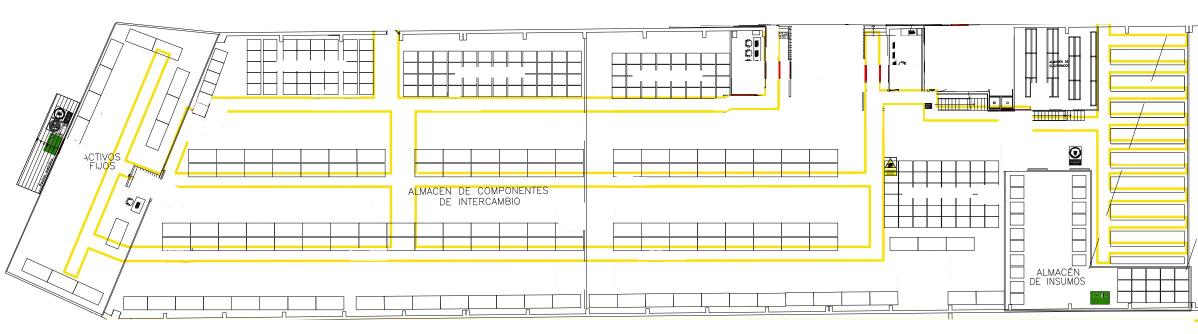
#> input picture tools/main.png, 2395 x 667 px, found by its file name (shown at 1/2 size)
$ python trace.py
#> lines starting #> are read from the running program, lines starting #| are printed output that depends on the picture; after the words box and inside, x2 and y2 are one past the last pixel; in counts of white or black regions, pixels touching at a corner belong together
"""Vectoriza el plano raster (tools/main.png) en polígonos para extruir en 3D.
Salida: public/plan.json con coordenadas en 'unidades de plano' (1568 px de ancho).
Uso: python -I tools/trace.py
"""
import json, math
import cv2, numpy as np

F = 1568 / 2410          # página PDF -> unidades de plano
Y0 = 466                 # la imagen principal empieza en y=466 de la página
img = cv2.imread('tools/main.png')
#> img is the input picture: shape (667, 2395, 3); mean B, G, R 231.3, 241.1, 242
h, w = img.shape[:2]
#> h = 667; w = 2395
hsv = cv2.cvtColor(img, cv2.COLOR_BGR2HSV)
#> hsv: shape (667, 2395, 3); mean H, S, V 14.1, 13.5, 242.4
g = cv2.cvtColor(img, cv2.COLOR_BGR2GRAY)
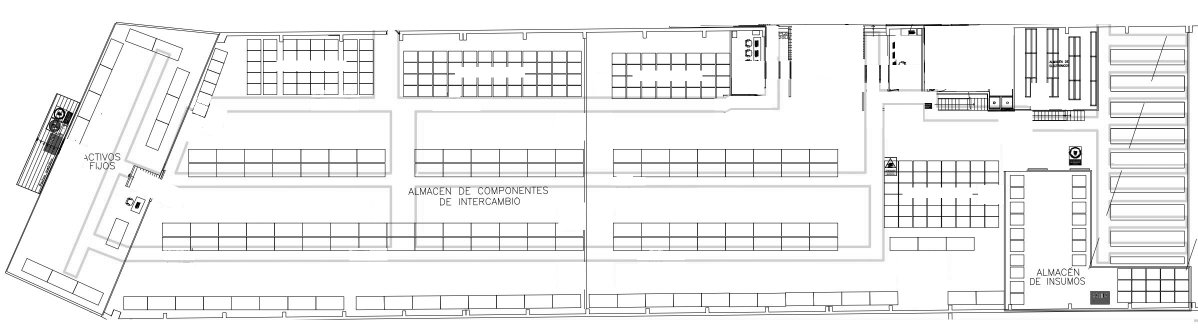
#> g: shape (667, 2395) (shown at 1/2 size); min 0, max 255, mean 240.2
H, S, V = cv2.split(hsv)
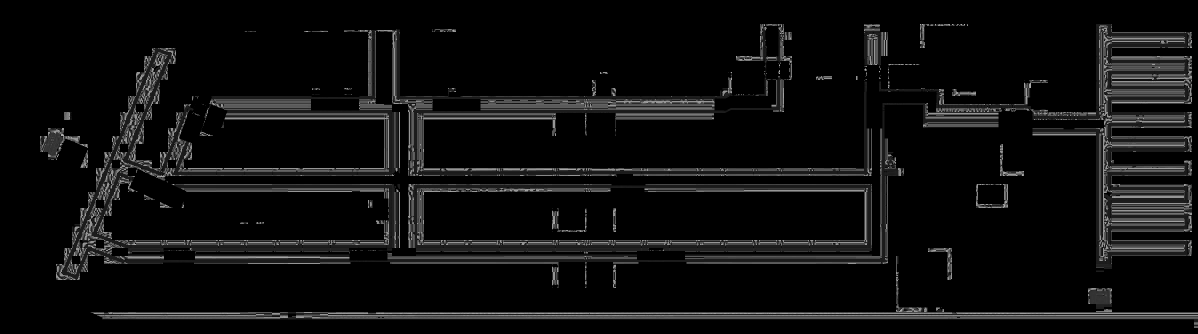
#> H: shape (667, 2395) (shown at 1/2 size); min 0, max 179, mean 14.1
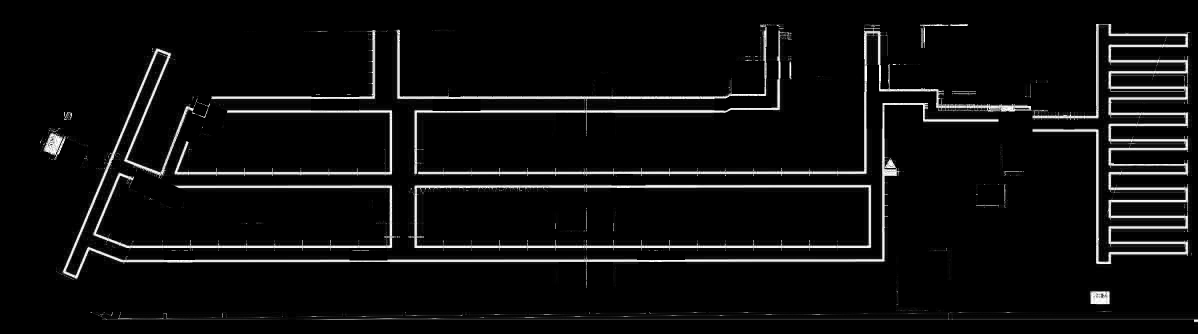
#> S: shape (667, 2395) (shown at 1/2 size); min 0, max 255, mean 13.5
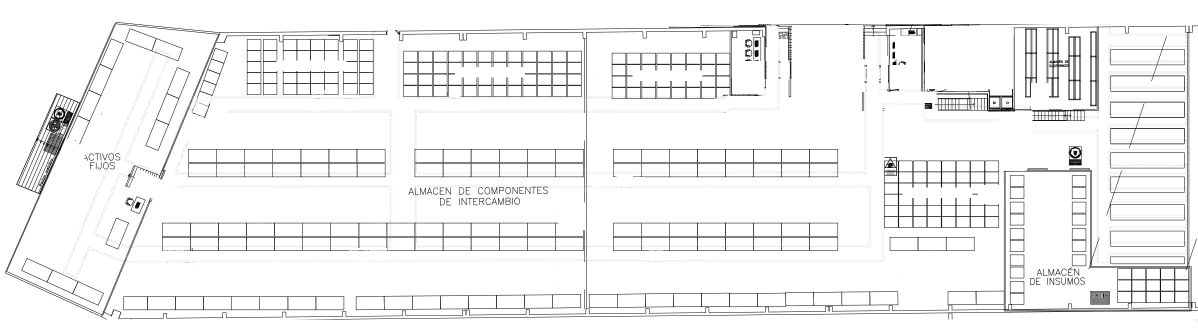
#> V: shape (667, 2395) (shown at 1/2 size); min 0, max 255, mean 242.4

yel = ((H >= 18) & (H <= 35) & (S > 100) & (V > 150))
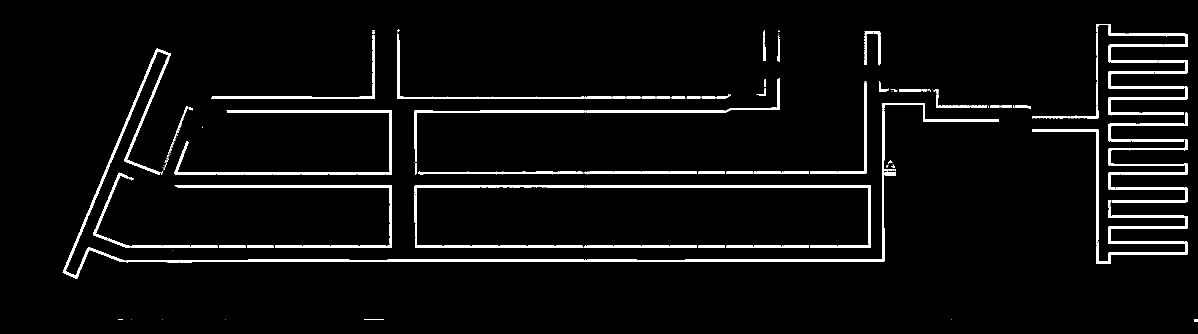
#> yel: shape (667, 2395) bool (shown at 1/2 size); 4.6% white; 268 white regions (99 under 20 px), largest, box (x1, y1, x2, y2) and area: (1173, 221, 1770, 524) 4504, (251, 519, 1169, 525) 4241, (1173, 370, 1742, 496) 3913
red = (((H < 8) | (H > 172)) & (S > 150) & (V > 100))
#> red: shape (667, 2395) bool; 0.04% white; 32 white regions (25 under 20 px), largest, box (x1, y1, x2, y2) and area: (1729, 132, 1734, 162) 149, (1557, 124, 1561, 155) 121, (1758, 132, 1762, 162) 116
grn = ((H >= 40) & (H <= 90) & (S > 70) & (V > 40))
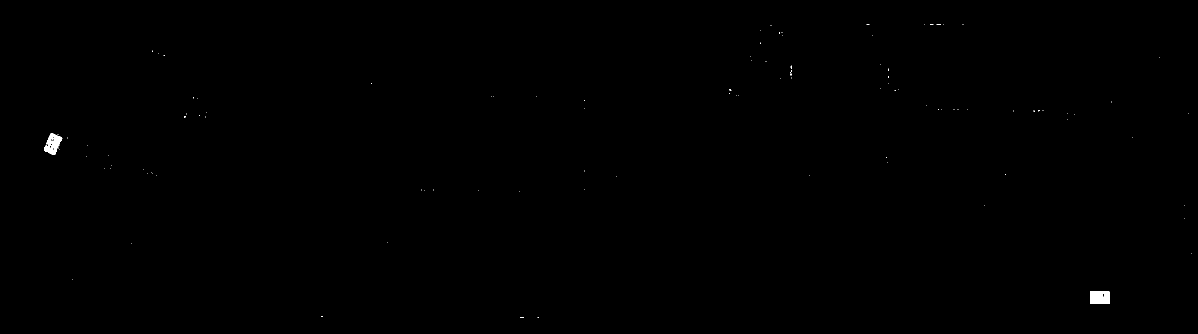
#> grn: shape (667, 2395) bool (shown at 1/2 size); 0.13% white; 109 white regions (107 under 20 px), largest, box (x1, y1, x2, y2) and area: (2180, 582, 2220, 608) 971, (88, 266, 125, 310) 836
drk = (g < 120) & ~yel & ~red & ~grn
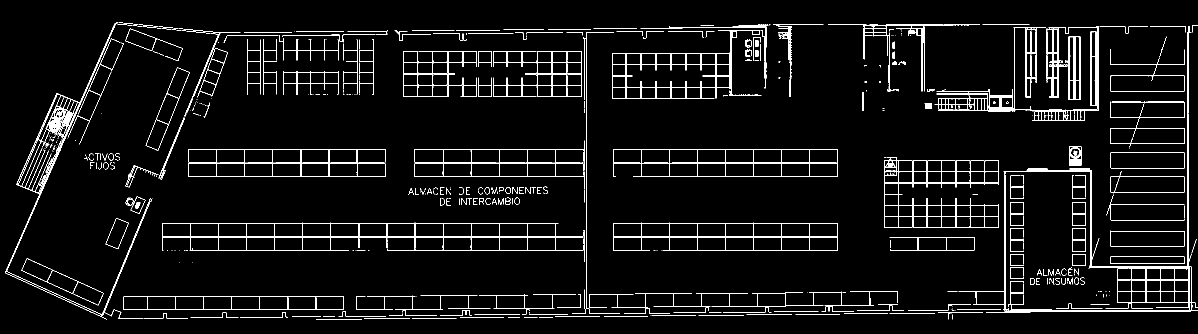
#> drk: shape (667, 2395) bool (shown at 1/2 size); 4.6% white in thin lines or dots, all inside (x1, y1, x2, y2) = (10, 44, 2395, 639)

to_px = lambda x, z: (x / F, z / F - Y0)
to_plan = lambda px, py: (round(px * F, 1), round((py + Y0) * F, 1))

# --- enmascarar lo que se dibuja aparte (racks y zonas de piso con cuadrícula)
mask = np.zeros((h, w), np.uint8)
#> (the run stopped early here; a loop or call above may not have finished)

$ run again, with tools/seg.png copied over tools/main.png
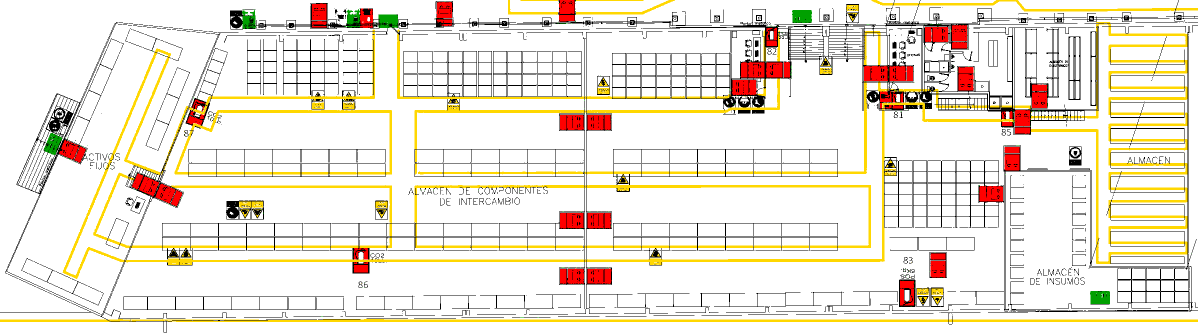
#> input picture tools/seg.png, 2395 x 667 px, found by its file name (shown at 1/2 size)
#> img is the input picture: shape (667, 2395, 3); mean B, G, R 215.9, 229.6, 237.3
#> hsv: shape (667, 2395, 3); mean H, S, V 1.7, 22.2, 237.8
#> `H, S, V = cv2.split(hsv)`:
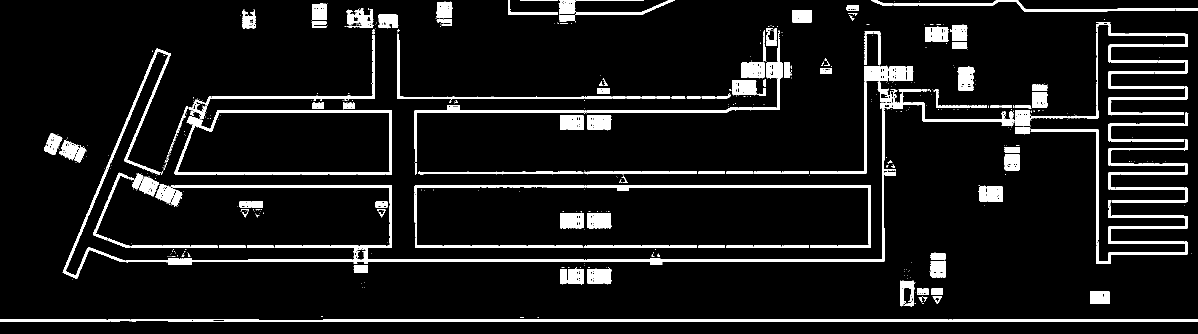
#> S: shape (667, 2395) (shown at 1/2 size); 8.7% white; 738 white regions (483 under 20 px), largest, box (x1, y1, x2, y2) and area: (336, 638, 1897, 644) 7207, (251, 491, 1169, 530) 5630, (1173, 221, 1770, 530) 4806
#> yel: shape (667, 2395) bool; 6.1% white; 363 white regions (157 under 20 px), largest, box (x1, y1, x2, y2) and area: (336, 638, 1897, 644) 7207, (1173, 221, 1770, 530) 4806, (251, 517, 1169, 530) 4731
#> red: shape (667, 2395) bool; 2.3% white; 90 white regions (23 under 20 px), largest, box (x1, y1, x2, y2) and area: (1958, 372, 2006, 403) 1340, (1464, 160, 1513, 191) 1307, (1728, 132, 1776, 162) 1302
#> grn: shape (667, 2395) bool; 0.35% white; 378 white regions (371 under 20 px), largest, box (x1, y1, x2, y2) and area: (2180, 582, 2220, 608) 971, (1584, 20, 1624, 46) 964, (757, 29, 797, 57) 897
#> `drk = (g < 120) & ~yel & ~red & ~grn`:
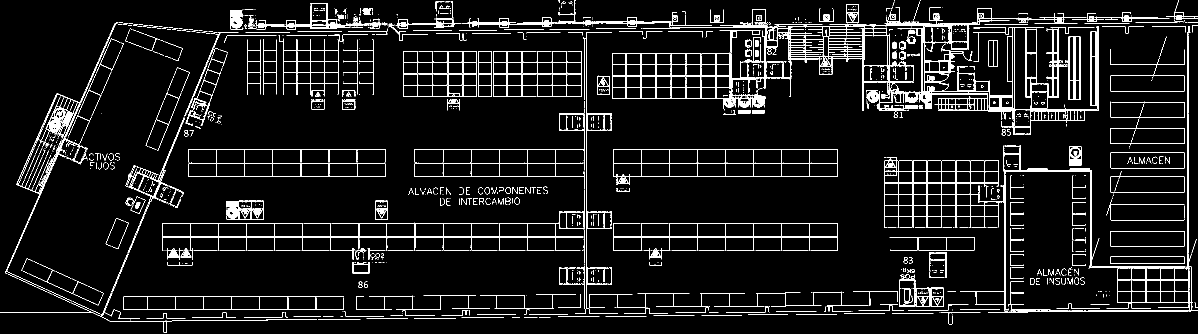
#> drk: shape (667, 2395) bool (shown at 1/2 size); 6.6% white in thin lines or dots
